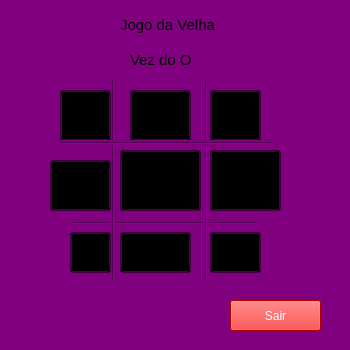
<?xml version="1.0" encoding="UTF-8"?>
<ui version="4.0">
 <class>Jogovelha</class>
 <widget class="QWidget" name="Jogovelha">
  <property name="geometry">
   <rect>
    <x>0</x>
    <y>0</y>
    <width>350</width>
    <height>350</height>
   </rect>
  </property>
  <property name="minimumSize">
   <size>
    <width>350</width>
    <height>350</height>
   </size>
  </property>
  <property name="maximumSize">
   <size>
    <width>350</width>
    <height>350</height>
   </size>
  </property>
  <property name="windowTitle">
   <string>Jogo da Velha</string>
  </property>
  <property name="styleSheet">
   <string notr="true">background-color: purple;</string>
  </property>
  <widget class="QLabel" name="label">
   <property name="geometry">
    <rect>
     <x>120</x>
     <y>0</y>
     <width>100</width>
     <height>50</height>
    </rect>
   </property>
   <property name="minimumSize">
    <size>
     <width>100</width>
     <height>50</height>
    </size>
   </property>
   <property name="maximumSize">
    <size>
     <width>100</width>
     <height>50</height>
    </size>
   </property>
   <property name="styleSheet">
    <string notr="true">font:15px;

background-color: transparent;</string>
   </property>
   <property name="text">
    <string>Jogo da Velha </string>
   </property>
  </widget>
  <widget class="Line" name="line_2">
   <property name="geometry">
    <rect>
     <x>70</x>
     <y>220</y>
     <width>188</width>
     <height>6</height>
    </rect>
   </property>
   <property name="orientation">
    <enum>Qt::Horizontal</enum>
   </property>
  </widget>
  <widget class="Line" name="line_4">
   <property name="geometry">
    <rect>
     <x>203</x>
     <y>80</y>
     <width>6</width>
     <height>201</height>
    </rect>
   </property>
   <property name="orientation">
    <enum>Qt::Vertical</enum>
   </property>
  </widget>
  <widget class="Line" name="line_5">
   <property name="geometry">
    <rect>
     <x>110</x>
     <y>80</y>
     <width>6</width>
     <height>201</height>
    </rect>
   </property>
   <property name="orientation">
    <enum>Qt::Vertical</enum>
   </property>
  </widget>
  <widget class="QLabel" name="vez">
   <property name="geometry">
    <rect>
     <x>130</x>
     <y>50</y>
     <width>191</width>
     <height>20</height>
    </rect>
   </property>
   <property name="styleSheet">
    <string notr="true">font-size:15px;
text-align: center;
background-color: transparent;</string>
   </property>
   <property name="text">
    <string>Vez do O</string>
   </property>
  </widget>
  <widget class="QPushButton" name="bt1">
   <property name="geometry">
    <rect>
     <x>60</x>
     <y>90</y>
     <width>51</width>
     <height>51</height>
    </rect>
   </property>
   <property name="styleSheet">
    <string notr="true">background-color:transparent;
font-size:25px;
color:black;</string>
   </property>
   <property name="text">
    <string/>
   </property>
  </widget>
  <widget class="QPushButton" name="bt4">
   <property name="geometry">
    <rect>
     <x>50</x>
     <y>160</y>
     <width>61</width>
     <height>51</height>
    </rect>
   </property>
   <property name="styleSheet">
    <string notr="true">background-color:transparent;
font-size:25px;
color:black;</string>
   </property>
   <property name="text">
    <string/>
   </property>
  </widget>
  <widget class="QPushButton" name="bt7">
   <property name="geometry">
    <rect>
     <x>70</x>
     <y>232</y>
     <width>41</width>
     <height>41</height>
    </rect>
   </property>
   <property name="styleSheet">
    <string notr="true">background-color:transparent;
font-size:25px;
color:black;</string>
   </property>
   <property name="text">
    <string/>
   </property>
  </widget>
  <widget class="QPushButton" name="bt2">
   <property name="geometry">
    <rect>
     <x>130</x>
     <y>90</y>
     <width>61</width>
     <height>51</height>
    </rect>
   </property>
   <property name="styleSheet">
    <string notr="true">background-color:transparent;
font-size:25px;
color:black;</string>
   </property>
   <property name="text">
    <string/>
   </property>
  </widget>
  <widget class="QPushButton" name="bt5">
   <property name="geometry">
    <rect>
     <x>120</x>
     <y>150</y>
     <width>81</width>
     <height>61</height>
    </rect>
   </property>
   <property name="styleSheet">
    <string notr="true">background-color:transparent;
font-size:25px;
color:black;</string>
   </property>
   <property name="text">
    <string/>
   </property>
  </widget>
  <widget class="QPushButton" name="bt8">
   <property name="geometry">
    <rect>
     <x>120</x>
     <y>232</y>
     <width>71</width>
     <height>41</height>
    </rect>
   </property>
   <property name="styleSheet">
    <string notr="true">background-color:transparent;
font-size:25px;
color:black;</string>
   </property>
   <property name="text">
    <string/>
   </property>
  </widget>
  <widget class="QPushButton" name="bt3">
   <property name="geometry">
    <rect>
     <x>210</x>
     <y>90</y>
     <width>51</width>
     <height>51</height>
    </rect>
   </property>
   <property name="styleSheet">
    <string notr="true">background-color:transparent;
font-size:25px;
color:black;</string>
   </property>
   <property name="text">
    <string/>
   </property>
  </widget>
  <widget class="QPushButton" name="bt6">
   <property name="geometry">
    <rect>
     <x>210</x>
     <y>150</y>
     <width>71</width>
     <height>61</height>
    </rect>
   </property>
   <property name="styleSheet">
    <string notr="true">background-color:transparent;
font-size:25px;
color:black;</string>
   </property>
   <property name="text">
    <string/>
   </property>
  </widget>
  <widget class="QPushButton" name="bt9">
   <property name="geometry">
    <rect>
     <x>210</x>
     <y>232</y>
     <width>51</width>
     <height>41</height>
    </rect>
   </property>
   <property name="styleSheet">
    <string notr="true">background-color:transparent;
font-size:25px;
color:black;</string>
   </property>
   <property name="text">
    <string/>
   </property>
  </widget>
  <widget class="QPushButton" name="sairvelha">
   <property name="geometry">
    <rect>
     <x>230</x>
     <y>300</y>
     <width>91</width>
     <height>31</height>
    </rect>
   </property>
   <property name="styleSheet">
    <string notr="true">background-color: red;
color: white;</string>
   </property>
   <property name="text">
    <string>Sair</string>
   </property>
  </widget>
  <widget class="QLabel" name="label_2">
   <property name="geometry">
    <rect>
     <x>-10</x>
     <y>-10</y>
     <width>371</width>
     <height>371</height>
    </rect>
   </property>
   <property name="text">
    <string/>
   </property>
   <property name="pixmap">
    <pixmap>../img/59417b0cb29ebbead3ed40f3ad965bab.jpg</pixmap>
   </property>
   <property name="scaledContents">
    <bool>true</bool>
   </property>
  </widget>
  <widget class="Line" name="line_3">
   <property name="geometry">
    <rect>
     <x>60</x>
     <y>140</y>
     <width>211</width>
     <height>6</height>
    </rect>
   </property>
   <property name="orientation">
    <enum>Qt::Horizontal</enum>
   </property>
  </widget>
  <zorder>label_2</zorder>
  <zorder>label</zorder>
  <zorder>line_2</zorder>
  <zorder>line_4</zorder>
  <zorder>line_5</zorder>
  <zorder>vez</zorder>
  <zorder>bt1</zorder>
  <zorder>bt4</zorder>
  <zorder>bt7</zorder>
  <zorder>bt2</zorder>
  <zorder>bt5</zorder>
  <zorder>bt8</zorder>
  <zorder>bt3</zorder>
  <zorder>bt6</zorder>
  <zorder>bt9</zorder>
  <zorder>sairvelha</zorder>
  <zorder>line_3</zorder>
 </widget>
 <resources/>
 <connections/>
</ui>
